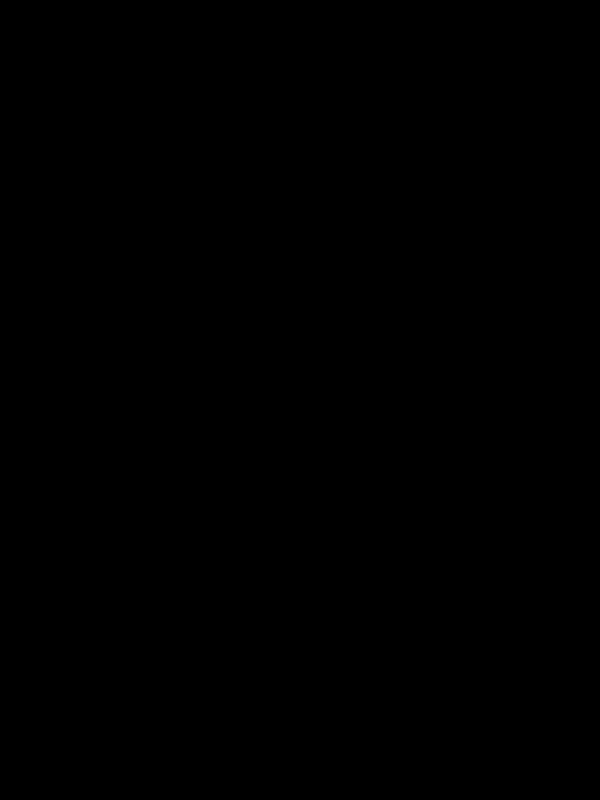
Frame 1 (no input)
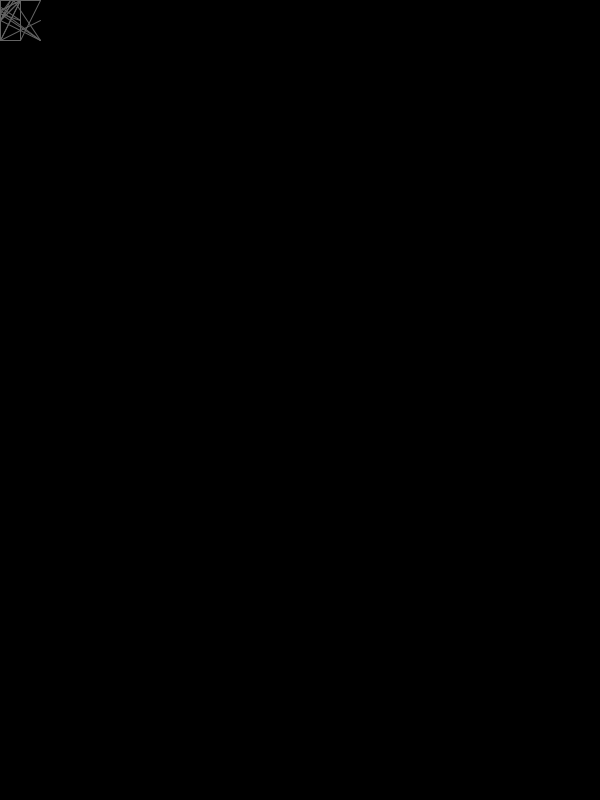
Frame 60 (the mouse pressed at the canvas centre just before this capture)
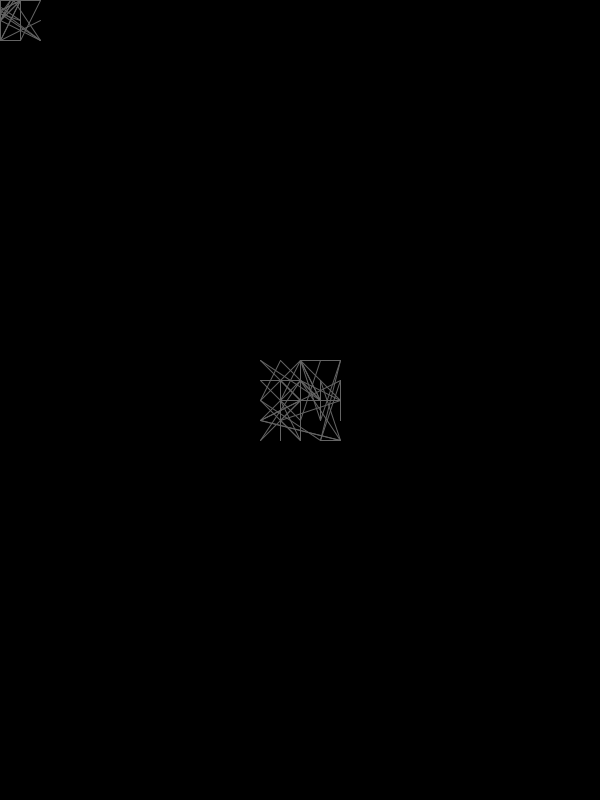
Frame 120 (the mouse held since frame 60 and released just before this capture)

The Processing sketch that drew these frames (run headless with seeded random() and noise(); from frame 60 on, the mouse is pressed at the canvas centre):

// Processing sketch: walkTestOctober1_003
// ── walkTestOctober1_003.pde
int s = 3;
int step = 20;
int start = 100;
void setup(){
  size(600,800);
  background(0,0,0);
}
int chooseDir(){
 return int(random(-s,s))*step; 
}
//void four(int s1, int s2, int e1, int e2){
void four(int s){
  println(chooseDir());
  int jump = chooseDir() + s;
  noFill();
  stroke(50,50,50);  
  quad(s, s, jump, s, jump, jump, s, jump);
  //quad(s1,s1, s1 + jump, s1, s1 + jump, s1 + jump, s1, s1 + jump);
  start = start + jump; 
  println("start", start);
}
void walk( int x1, int y1){
  int move = chooseDir();
  stroke(100,100,100);
  line(x1 + chooseDir(), y1 + chooseDir(), x1 + chooseDir(), y1 + chooseDir());
  println(move);
  start = start + move;
}

void mouseClicked(){
  println("mouseClicked");
  four(start);
}

void draw() {
  //four(mouseX);
  walk(mouseX, mouseY);
}
